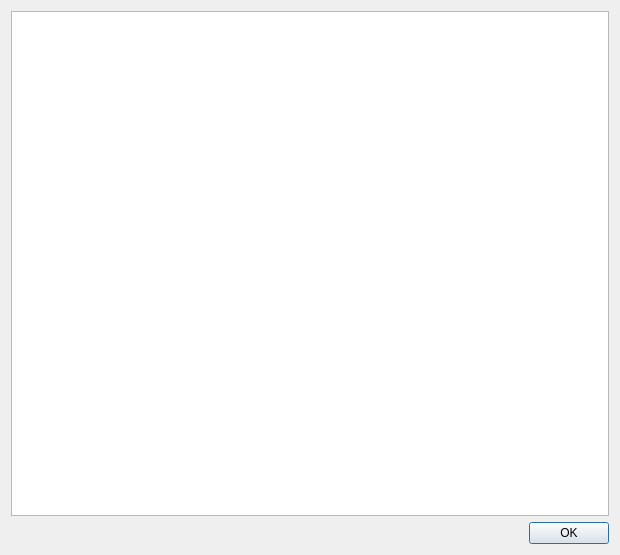
<?xml version="1.0" encoding="UTF-8"?>
<ui version="4.0">
 <class>Help</class>
 <widget class="QDialog" name="Help">
  <property name="geometry">
   <rect>
    <x>0</x>
    <y>0</y>
    <width>620</width>
    <height>555</height>
   </rect>
  </property>
  <property name="windowTitle">
   <string>Usage</string>
  </property>
  <property name="sizeGripEnabled">
   <bool>false</bool>
  </property>
  <property name="modal">
   <bool>false</bool>
  </property>
  <layout class="QVBoxLayout" name="verticalLayout">
   <item>
    <widget class="QTextBrowser" name="textBrowser">
     <property name="html">
      <string>&lt;!DOCTYPE HTML PUBLIC &quot;-//W3C//DTD HTML 4.0//EN&quot; &quot;http://www.w3.org/TR/REC-html40/strict.dtd&quot;&gt;
&lt;html&gt;&lt;head&gt;&lt;meta name=&quot;qrichtext&quot; content=&quot;1&quot; /&gt;&lt;style type=&quot;text/css&quot;&gt;
p, li { white-space: pre-wrap; }
&lt;/style&gt;&lt;/head&gt;&lt;body style=&quot; font-family:'Sans Serif'; font-size:9pt; font-weight:400; font-style:normal;&quot;&gt;
&lt;p style=&quot;-qt-paragraph-type:empty; margin-top:0px; margin-bottom:0px; margin-left:0px; margin-right:0px; -qt-block-indent:0; text-indent:0px;&quot;&gt;&lt;br /&gt;&lt;/p&gt;&lt;/body&gt;&lt;/html&gt;</string>
     </property>
    </widget>
   </item>
   <item>
    <widget class="QDialogButtonBox" name="buttonBox">
     <property name="orientation">
      <enum>Qt::Horizontal</enum>
     </property>
     <property name="standardButtons">
      <set>QDialogButtonBox::Ok</set>
     </property>
    </widget>
   </item>
  </layout>
 </widget>
 <resources/>
 <connections>
  <connection>
   <sender>buttonBox</sender>
   <signal>accepted()</signal>
   <receiver>Help</receiver>
   <slot>accept()</slot>
   <hints>
    <hint type="sourcelabel">
     <x>248</x>
     <y>254</y>
    </hint>
    <hint type="destinationlabel">
     <x>157</x>
     <y>274</y>
    </hint>
   </hints>
  </connection>
  <connection>
   <sender>buttonBox</sender>
   <signal>rejected()</signal>
   <receiver>Help</receiver>
   <slot>reject()</slot>
   <hints>
    <hint type="sourcelabel">
     <x>316</x>
     <y>260</y>
    </hint>
    <hint type="destinationlabel">
     <x>286</x>
     <y>274</y>
    </hint>
   </hints>
  </connection>
 </connections>
</ui>
